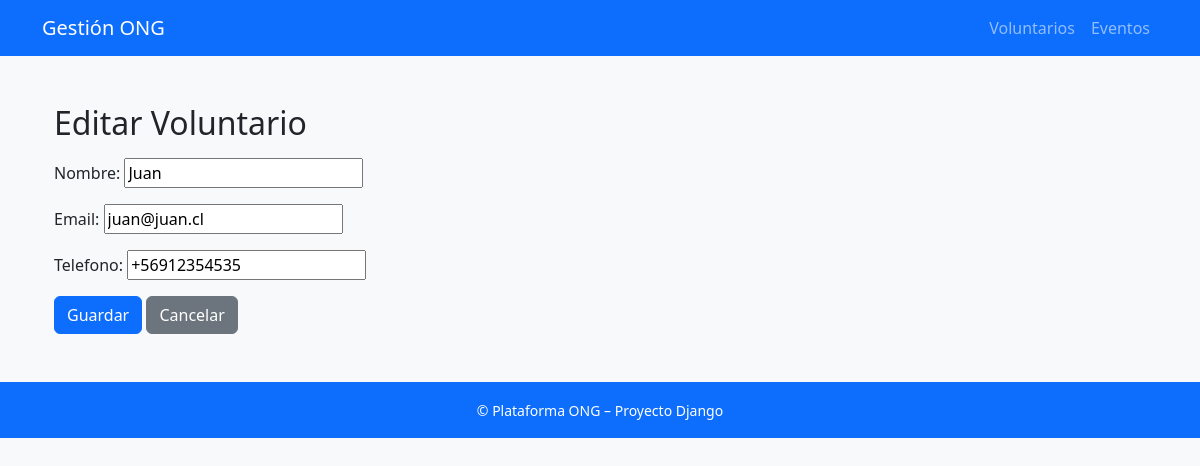
The page /voluntarios/1/editar/ on the database as committed earlier.
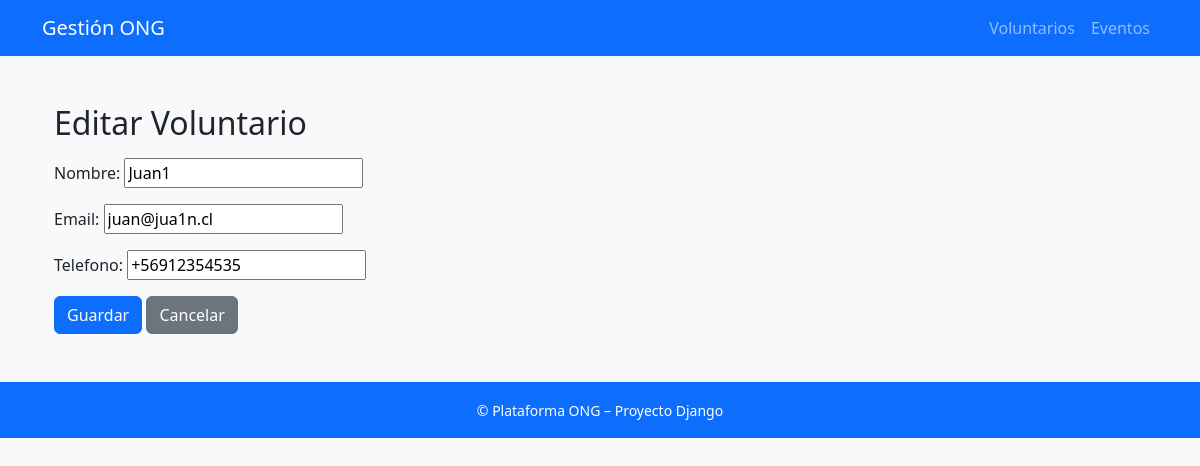
The same page on the database as committed later.
### voluntarios/models.py (models this page shows, shortened)
class Voluntario(models.Model):
    nombre = models.CharField(max_length=255)
    email = models.EmailField(unique=True)
    telefono = models.CharField(max_length=20)

### voluntarios/views.py (the view)
# urls.py: path("voluntarios/<int:pk>/editar/", views.voluntario_update, name="voluntario_update"),
def voluntario_update(request, pk):
    try:
        voluntario = Voluntario.objects.get(id=pk)
    except Voluntario.DoesNotExist:
        return redirect("voluntario_list")
    if request.method == "POST":
        form = VoluntarioForm(request.POST, instance=voluntario)
        if form.is_valid():
            form.save()
            return redirect("voluntario_list")
    else:
        form = VoluntarioForm(instance=voluntario)
    return render(request, "voluntarios/voluntario_form.html", {"form": form})

### voluntarios/forms.py
class VoluntarioForm(forms.ModelForm):
    class Meta:
        model = Voluntario
        fields = ['nombre', 'email', 'telefono']

### voluntarios/templates/voluntarios/voluntario_form.html (shortened to what this page needs)
{% extends "base.html" %}
{% block content %}
<div class="container mt-4">
    <h2>{% if form.instance.pk %}Editar Voluntario{% else %}Nuevo Voluntario{% endif %}</h2>
    <form method="POST" class="mt-3">
        {{ form.as_p }}
        <button type="submit" class="btn btn-primary">Guardar</button>
        <a href="{% url 'voluntario_list' %}" class="btn btn-secondary">Cancelar</a>
    </form>
</div>
{% endblock %}

### templates/base.html (shortened to what this page needs)
<!DOCTYPE html>
<html lang="es">
<head>
    <link
        href="https://cdn.jsdelivr.net/npm/bootstrap@5.3.2/dist/css/bootstrap.min.css"
        rel="stylesheet"
    >
</head>
<body class="bg-light">
    <nav class="navbar navbar-expand-lg navbar-dark bg-primary">
        <div class="container">
            <a class="navbar-brand" href="/">Gestión ONG</a>
            <div id="menu" class="collapse navbar-collapse">
                <ul class="navbar-nav ms-auto">
                    <li class="nav-item">
                        <a class="nav-link" href="{% url 'voluntario_list' %}">Voluntarios</a>
                    </li>
                    <li class="nav-item">
                        <a class="nav-link" href="{% url 'evento_list' %}">Eventos</a>
                    </li>
                </ul>
            </div>
        </div>
    </nav>
    <div class="container py-4">
        {% block content %}
        {% endblock %}
    </div>
    <footer class="bg-primary text-white text-center py-3 mt-4">
        <small>© {{ now|date:"Y" }} Plataforma ONG – Proyecto Django</small>
    </footer>
</body>
</html>

Rows that differ between the two databases and show on the page:
changed Voluntario: nombre "Juan" → "Juan1"; email "juan@juan.cl" → "juan@jua1n.cl"
